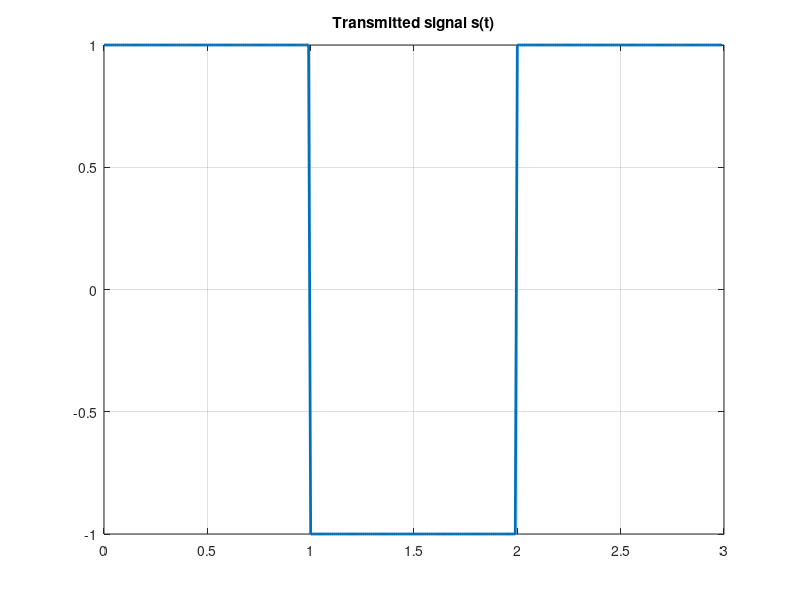
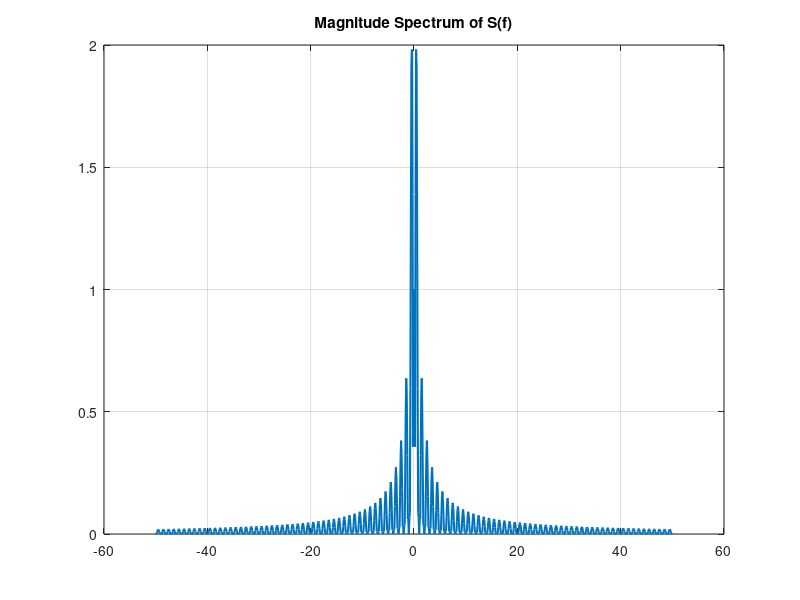
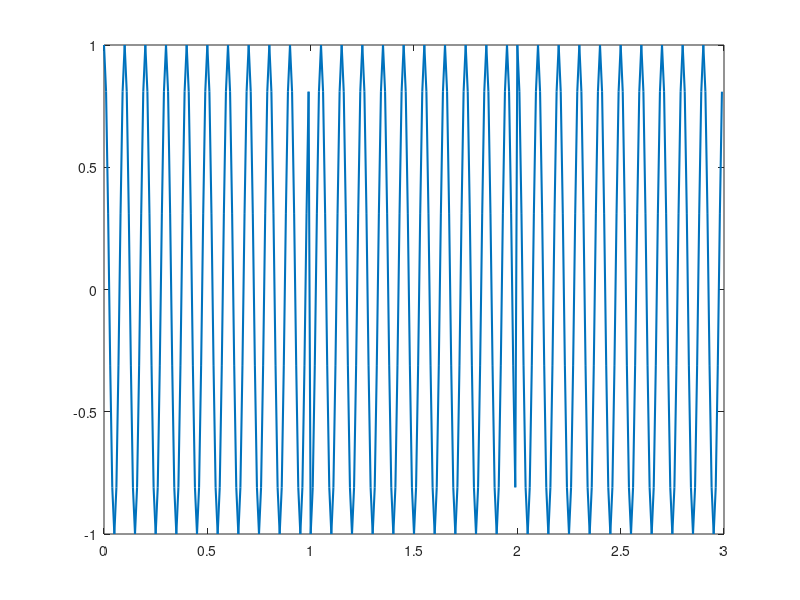
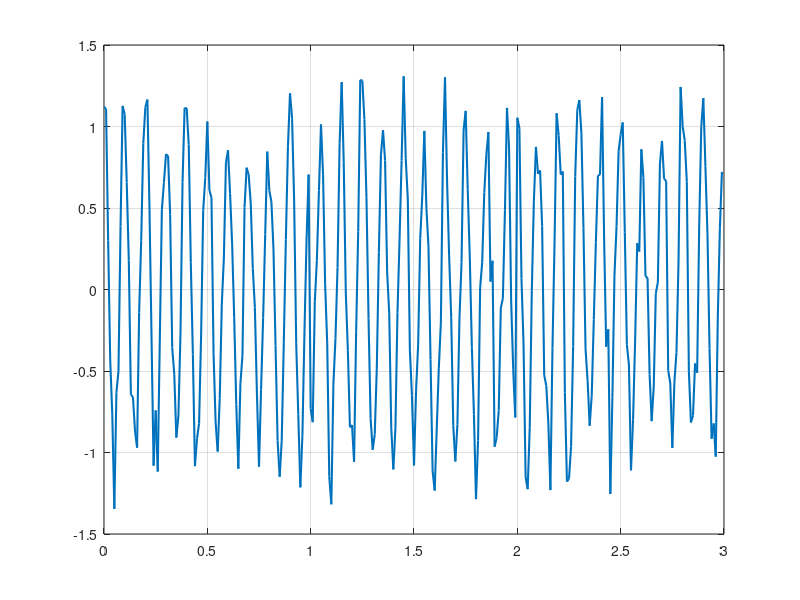

MATLAB code to generate these figures, in order:
clc
clear
close all
format compact

T = 1; 
fs = 100;
fc = 10;
b = [1 -1 1];
data_len = length(b);
t = 0:1/fs:(data_len * T - 1/fs);

x_t = @(t) (t >= 0 & t < T);
s_t = 0;

for i = 1:data_len
    s_t = s_t + b(i)*x_t(t-((i-1)*T));
end


figure;
plot(t,s_t,'LineWidth',2);
grid on;
title('Transmitted signal s(t)');


% -- FT ---%


f = -50:0.1:50;
X_f = T * sin(pi*T*f) ./ (pi*f);
X_f(f == 0) = T;

D_f = 0;
for i = 1:data_len
    D_f = D_f + (b(i)*exp(-1j*2*pi*f*T*(i-1)));
end

S_f = X_f .* (b(1) + b(2)*exp(-1j*2*pi*f*T) + b(3)*exp(-1j*4*pi*f*T));

figure;
plot(f,abs(S_f),'LineWidth',1.5);
grid on;
title('Magnitude Spectrum of S(f)');


% -- MODULATION -- %

carrier = cos(2 * pi * fc *t);
s_mod_t = s_t .* carrier;

figure;
plot(t,s_mod_t,'LineWidth',1.5);

% -- NOISE --%
noise = 0.2 * randn(size(s_mod_t));
r_mod_t = s_mod_t + noise;

figure;
plot(t,r_mod_t,'LineWidth',1.5);
grid on;

% ---- DEMODULATE ---- %
r_demod_t = r_mod_t .* carrier;
window_size = fs/fc;

r_t = filter(ones(1, window_size)/window_size , 1 , r_demod_t);

figure;
subplot(2,1,1);
plot(t, r_t,'LineWidth',1.5);
subplot(2,1,2);
plot(t, r_demod_t,'LineWidth',1.5);


% ---- DECODED PULSES ---- %

% sample the signal at symbol intervals (nT)
sample_points = T/2:T:(data_len*T-T/2);
r_samples = r_t(round(sample_points * fs));

b_decoded = sign(r_samples);
b_decoded(b_decoded < 0) = 0

disp('Dcoded Binary Sequence');
disp(b_decoded);